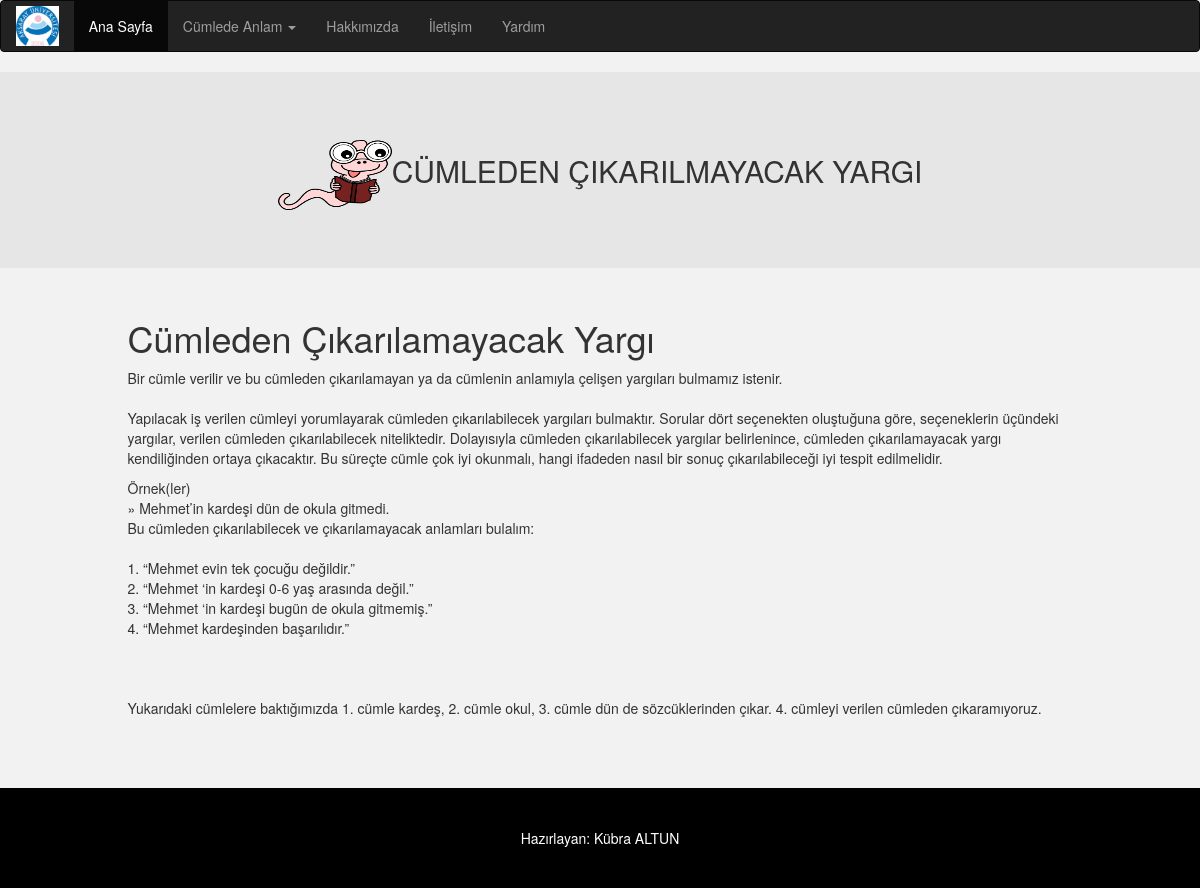
The app's page /cikarilmayacakyargi.php with its own data.
### tables this page shows
CREATE TABLE `konular` (
  `konu_id` int(11) NOT NULL,
  `konu_adi` varchar(500) NOT NULL,
  `konu_tanimi` varchar(1000) NOT NULL,
  `konu_ornekleri` varchar(2000) NOT NULL
);

### cikarilmayacakyargi.php (the view)
<?php require("ustbilgi.php"); ?>
<main role="main"  >
  <div class="jumbotron" align="center" style="background: #e6e6e6">
    <div class="container">
      <h2 class="display-3"><img src="resimler/jumbutron.png"  width="10%" height="70" >CÜMLEDEN ÇIKARILMAYACAK YARGI</h2>
    </div>
  </div>
</main>
  <div class="container">
    <div class="row">
      <div class="col-md-1"> </div>
      <div class="col-md-10">
        <h1><?php echo      $arrKonular[10]["konu_adi"]; ?></h1>
        <p><?php echo nl2br($arrKonular[10]["konu_tanimi"]); ?></p>
        <p><?php echo nl2br($arrKonular[10]["konu_ornekleri"]); ?></p>
      </div>
      <div class="col-md-1"> </div>
    </div>
  </div>
<?php require("altbilgi.php"); ?>

### records on screen
konular: konu_adi "Cümleden Çıkarılamayacak Yargı", konu_tanimi "Bir cümle verilir ve bu cümleden çıkarılamayan ya da cümlenin anlamıyla çelişen yargıları bulmamız istenir. Yapılacak iş verilen cümleyi yorumlayarak cümleden çıkarılabilecek yargıları bulmaktır. Sorular dört seçenekten oluştuğuna göre, seçeneklerin üçündeki yargılar, verilen cümleden çıkarılabilecek niteliktedir. Dolayısıyla cümleden çıkarılabilecek yargılar belirlenince, cümleden çıkarılamayacak yargı kendiliğinden ortaya çıkacaktır. Bu süreçte cümle çok iyi okunmalı, hangi ifadeden nasıl bir sonuç çıkarılabileceği iyi tespit edilmelidir.", konu_ornekleri "Örnek(ler) » Mehmet’in kardeşi dün de okula gitmedi. Bu cümleden çıkarılabilecek ve çıkarılamayacak anlamları bulalım: 1. “Mehmet evin tek çocuğu değildir.” 2. “Mehmet ‘in kardeşi 0-6 yaş arasında değil.” 3. “Mehmet ‘in kardeşi bugün de okula gitmemiş.” 4. “Mehmet kardeşinden başarılıdır.” Yukarıdaki cümlelere baktığımızda 1. cümle kardeş, 2. cümle okul, 3. cümle dün de sözcüklerinden çıkar. 4. cümleyi verilen cümleden çıkaramıyoruz."
